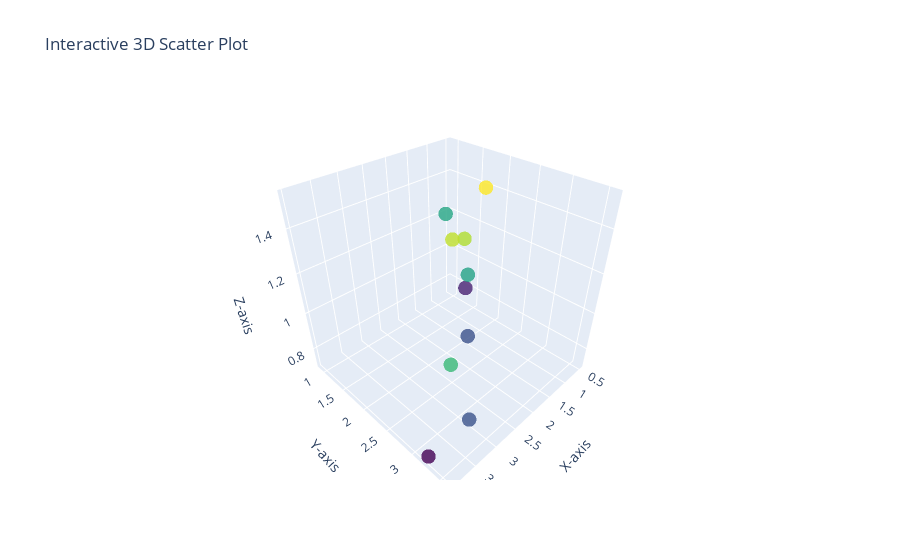

The notebook cell this image was saved under:
### Code cell
fig = go.Figure(data=[go.Scatter3d(
    x=points[:, 0],
    y=points[:, 1],
    z=points[:, 2],
    mode='markers',
    marker=dict(
        size=5,
        color=points[:, 2],                # Set color to the third dimension
        colorscale='Viridis',             # Choose a colorscale
        opacity=0.8
    )
)])

# Update layout for better visibility
fig.update_layout(
    title='Interactive 3D Scatter Plot',
    scene=dict(
        xaxis_title='X-axis',
        yaxis_title='Y-axis',
        zaxis_title='Z-axis'
    )
)

# Show the plot
fig.show()

### Figure 1 — Plotly figure (JSON) as saved in the notebook; plotly's stock layout.template omitted (floating-point values rounded to 4 significant figures)
{"data": [{"marker": {"color": [0.7866, 1.528, 0.9192, 0.7149, 1.43, 0.9231, 1.195, 1.45, 1.182, 1.264], "colorscale": [[0, "#440154"], [0.1111, "#482878"], [0.2222, "#3e4989"], [0.3333, "#31688e"], [0.4444, "#26828e"], [0.5556, "#1f9e89"], [0.6667, "#35b779"], [0.7778, "#6ece58"], [0.8889, "#b5de2b"], [1, "#fde725"]], "opacity": 0.8, "size": 5}, "mode": "markers", "type": "scatter3d", "x": [0.4927, 1.567, 2.156, 3.954, 2.462, 3.51, 0.6301, 2.715, 1.944, 3.945], "y": [1.288, 2.356, 2.538, 3.206, 2.66, 3.543, 0.9093, 2.659, 2.36, 3.582], "z": [0.7866, 1.528, 0.9192, 0.7149, 1.43, 0.9231, 1.195, 1.45, 1.182, 1.264]}], "layout": {"scene": {"xaxis": {"title": {"text": "X-axis"}}, "yaxis": {"title": {"text": "Y-axis"}}, "zaxis": {"title": {"text": "Z-axis"}}}, "title": {"text": "Interactive 3D Scatter Plot"}}}
